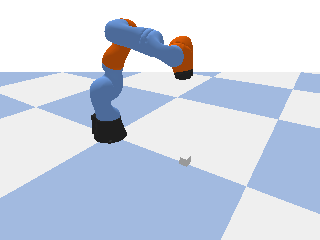
#> input picture dataset_sample/episode_000001/images/000000.png, 320 x 240 px
$ python -i audit_smolvla_s3_phase1_wrist_smoke.py   (imports and definitions only)   (older library calls are emulated)
#> lines starting #> are read from the running program, lines starting #| are printed output that depends on the picture; after the words box and inside, x2 and y2 are one past the last pixel; in counts of white or black regions, pixels touching at a corner belong together
#!/usr/bin/env python3
"""Phase-1 wrist smoke audit: visibility, sync, blur, geometry (no train/release).

Fail-closed visual allowlist: scene + H_knuckle_z05 wrist only.
Tactile / depth / extra cameras are unexpected keys, not ignored.
"""

from __future__ import annotations

import argparse
import json
from pathlib import Path
from typing import Any

import cv2
import numpy as np
import pyarrow.parquet as pq

ROOT = Path(__file__).resolve().parents[2]
if str(ROOT) not in __import__("sys").path:
    __import__("sys").path.insert(0, str(ROOT))

from training.smolvla_s3.visual_allowlist import (  # noqa: E402
    VARIANT_B,
    dataset_visual_keys_from_info,
    dataset_visual_keys_from_video_tree,
    merge_stage_audits,
)
from training.smolvla_s3.wrist_geometry_contract import (  # noqa: E402
    DEFAULT_UPSTREAM_XML,
    audit_wrist_geometry,
)

HOLD_ACTION = "hold_from_ee"
EXPERT_ACTION = "teleop_command"
RED_VISIBLE_MIN = 5.0e-4


def _load_episode_meta(source: Path) -> dict[str, Any]:
    return json.loads((source / "meta" / "info.json").read_text(encoding="utf-8"))


# [12 lines left out: functions _sidecar_meta, _first_close_index, not called in this run]


def _laplacian_var(gray: np.ndarray) -> float:
    return float(cv2.Laplacian(gray, cv2.CV_64F).var())


def _nonzero_ratio(frame_bgr: np.ndarray) -> float:
    if frame_bgr.size == 0:
        return 0.0
    return float(np.count_nonzero(frame_bgr) / frame_bgr.size)


def _brightness(gray: np.ndarray) -> float:
    if gray.size == 0:
        return 0.0
    return float(gray.mean())


def _red_mask(frame_bgr: np.ndarray) -> np.ndarray:
    hsv = cv2.cvtColor(frame_bgr, cv2.COLOR_BGR2HSV)
    hue = hsv[:, :, 0]
    saturation = hsv[:, :, 1]
    value = hsv[:, :, 2]
    return ((hue <= 10) | (hue >= 170)) & (saturation >= 80) & (value >= 40)


def _red_target_ratio(frame_bgr: np.ndarray) -> float:
    """Return the fraction of pixels consistent with the red-box material."""
    if frame_bgr.size == 0:
        return 0.0
    return float(np.mean(_red_mask(frame_bgr)))


def _finger_gray_ratio(frame_bgr: np.ndarray) -> float:
    """Proxy: desaturated mid-bright pixels in the lower third (not semantic seg)."""
    if frame_bgr.size == 0:
        return 0.0
    hsv = cv2.cvtColor(frame_bgr, cv2.COLOR_BGR2HSV)
    h = frame_bgr.shape[0]
    lower = hsv[int(h * 2 / 3) :, :, :]
    sat = lower[:, :, 1]
    val = lower[:, :, 2]
    red = _red_mask(frame_bgr)[int(h * 2 / 3) :, :]
    fingerish = (sat < 50) & (val >= 40) & (val <= 230) & (~red)
    return float(np.mean(fingerish))


# [33 lines left out: functions _sample_indices, _window_indices, _summarize, _read_frame, not called in this run]


def _frame_metrics(frame_bgr: np.ndarray) -> dict[str, float]:
    gray = cv2.cvtColor(frame_bgr, cv2.COLOR_BGR2GRAY)
    return {
        "nonzero": _nonzero_ratio(frame_bgr),
        "brightness": _brightness(gray),
        "laplacian_var": _laplacian_var(gray),
        "red_ratio": _red_target_ratio(frame_bgr),
        "finger_gray_ratio": _finger_gray_ratio(frame_bgr),
    }


# [364 lines left out: functions _aggregate_stream, audit_episode, audit_sources, main, not called in this run]


# [2 lines not run here, left out]

>>> import cv2
>>> picture = cv2.imread('../../dataset_sample/episode_000001/images/000000.png')
#> picture is the input picture: shape (240, 320, 3); mean B, G, R 228.6, 212.8, 203.6
>>> result = _frame_metrics(picture)
#> in _frame_metrics, `gray = cv2.cvtColor(frame_bgr, cv2.COLOR_BGR2GRAY)`:
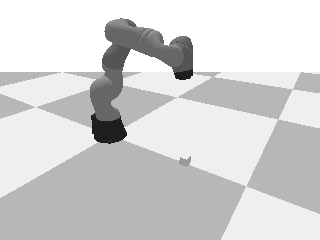
#> gray: shape (240, 320); min 30, max 255, mean 211.8
#> in _red_mask, `hsv = cv2.cvtColor(frame_bgr, cv2.COLOR_BGR2HSV)`: hsv: shape (240, 320, 3); mean H, S, V 46.1, 35.9, 230.8
#> in _red_mask, `hue = hsv[:, :, 0]`:
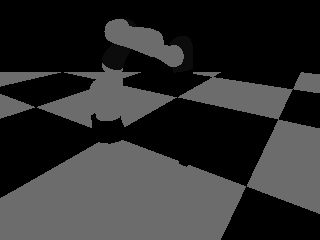
#> hue: shape (240, 320); min 0, max 108, mean 46.1
#> in _red_mask, `saturation = hsv[:, :, 1]`:
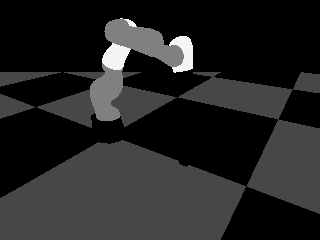
#> saturation: shape (240, 320); min 0, max 246, mean 35.9
#> in _red_mask, `value = hsv[:, :, 2]`:
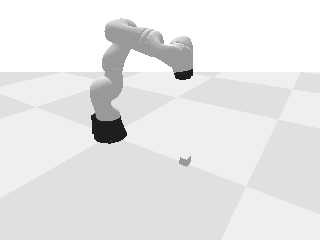
#> value: shape (240, 320); min 30, max 255, mean 230.8
#> in _red_mask, `return ((hue <= 10) | (hue >= 170)) & (saturation >= 80) & (value >= 40)`: returned value: shape (240, 320) bool; every value is 0
#> in _finger_gray_ratio, `lower = hsv[int(h * 2 / 3) :, :, :]`: lower: shape (80, 320, 3); mean H, S, V 82.6, 54.3, 227.3
#> in _finger_gray_ratio, `sat = lower[:, :, 1]`:
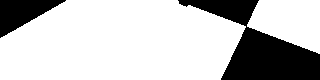
#> sat: shape (80, 320); values 0 (black) and 71 (white), 76.5% white; 2 black regions, box (x1, y1, x2, y2) and area: (178, 0, 320, 80) 4729, (0, 0, 66, 38) 1290
#> in _finger_gray_ratio, `val = lower[:, :, 2]`:
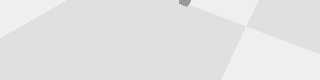
#> val: shape (80, 320); min 153, max 239, mean 227.3
#> in _finger_gray_ratio, `red = _red_mask(frame_bgr)[int(h * 2 / 3) :, :]`: red: shape (80, 320) bool; every value is 0
#> in _finger_gray_ratio, `fingerish = (sat < 50) & (val >= 40) & (val <= 230) & (~red)`:
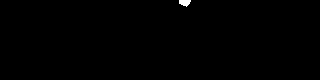
#> fingerish: shape (80, 320) bool; 0.23% white; 1 white region, box (x1, y1, x2, y2) and area: (179, 0, 191, 7) 60
#> result = {'nonzero': 1, 'brightness': 211.8, 'laplacian_var': 756.4, 'red_ratio': 0, 'finger_gray_ratio': 0.00234}
